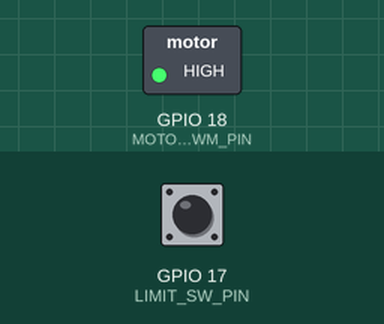
This sketch was run on a simulated ESP32-S3. Parts: switched loads named in the sketch (green lamp = pin HIGH). Dashed ring = blinking. Inputs (shaded band) come from the test bench; at power-on: GPIO 17 (LIMIT_SW_PIN) HIGH. What the sketch prints to the serial monitor is not drawn.

Above: at 1.2 s.
1.3 s: GPIO 17 (LIMIT_SW_PIN) pulled LOW for 0.15 s
Timing chart, 0 to 10.3 s (numbered marks = the images above; inputs shaded):
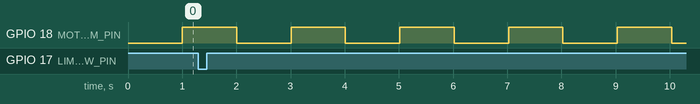

Measured:
- by itself, GPIO 18 (MOTOR_PWM_PIN): alternates HIGH for 1.0 s and LOW for 1.0 s

The sketch:

blink_test.ino
```cpp
/*
 * Hardware bring-up test — Motor Winding Tool
 * ESP32-S3-Touch-LCD-1.28 (Waveshare)
 * -----------------------------------------------------------
 * Purpose: verify USB serial + the two pins added for this project
 * BEFORE bringing LVGL/display/touch into the picture.
 *
 *   - Serial (115200)   -> confirms USB CDC enumerates and prints work
 *   - GPIO18 (motor PWM) -> toggled HIGH/LOW once a second; probe with a
 *                           multimeter/scope, or clip an LED+resistor
 *                           (anode -> GPIO18, cathode -> resistor -> GND)
 *   - GPIO17 (limit sw)  -> INPUT_PULLUP, printed every loop and on change;
 *                           short it to GND to simulate the switch closing
 *
 * This sketch does NOT touch the display/touch pins or LVGL at all, so a
 * failure here isolates itself to wiring/board bring-up, not GUI code.
 *
 * Build: Arduino IDE, board "ESP32S3 Dev Module" (or the Waveshare variant),
 * USB CDC On Boot: Enabled — same settings as the main sketch.
 */

static const int MOTOR_PWM_PIN = 18;
static const int LIMIT_SW_PIN  = 17;

static const uint32_t BLINK_PERIOD_MS = 1000;

static bool     ledState   = false;
static uint32_t lastBlinkMs = 0;
static int      lastSwitchState = -1; // force a print on the first read

void setup() {
  Serial.begin(115200);
  uint32_t bootStart = millis();
  while (!Serial && millis() - bootStart < 3000) {
    // wait briefly for USB CDC to enumerate, but don't hang forever
  }

  pinMode(MOTOR_PWM_PIN, OUTPUT);
  digitalWrite(MOTOR_PWM_PIN, LOW);

  pinMode(LIMIT_SW_PIN, INPUT_PULLUP);

  Serial.println();
  Serial.println("=== Motor Winder hardware bring-up test ===");
  Serial.printf("MOTOR_PWM_PIN = GPIO%d (blinking every %lu ms)\n",
                MOTOR_PWM_PIN, (unsigned long)BLINK_PERIOD_MS);
  Serial.printf("LIMIT_SW_PIN  = GPIO%d (INPUT_PULLUP, short to GND to test)\n",
                LIMIT_SW_PIN);
  Serial.println("--------------------------------------------");
}

void loop() {
  uint32_t now = millis();

  // --- Blink the motor PWM pin so it can be probed/observed ---
  if (now - lastBlinkMs >= BLINK_PERIOD_MS) {
    lastBlinkMs = now;
    ledState = !ledState;
    digitalWrite(MOTOR_PWM_PIN, ledState ? HIGH : LOW);
    Serial.printf("[%8lu ms] GPIO%d -> %s\n",
                  (unsigned long)now, MOTOR_PWM_PIN, ledState ? "HIGH" : "LOW");
  }

  // --- Report the limit switch state whenever it changes ---
  int swState = digitalRead(LIMIT_SW_PIN);
  if (swState != lastSwitchState) {
    lastSwitchState = swState;
    Serial.printf("[%8lu ms] GPIO%d (limit switch) -> %s\n",
                  (unsigned long)now, LIMIT_SW_PIN,
                  swState == LOW ? "CLOSED (LOW)" : "OPEN (HIGH)");
  }

  delay(5);
}
```
